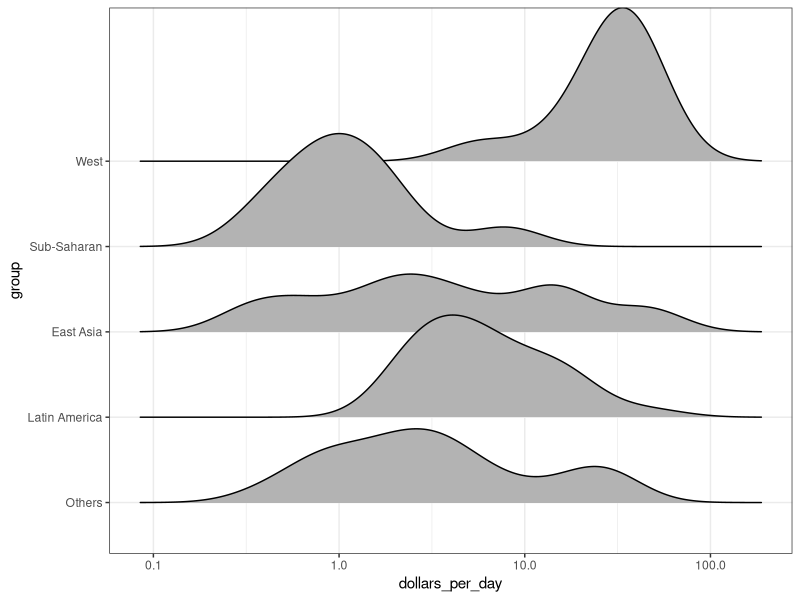
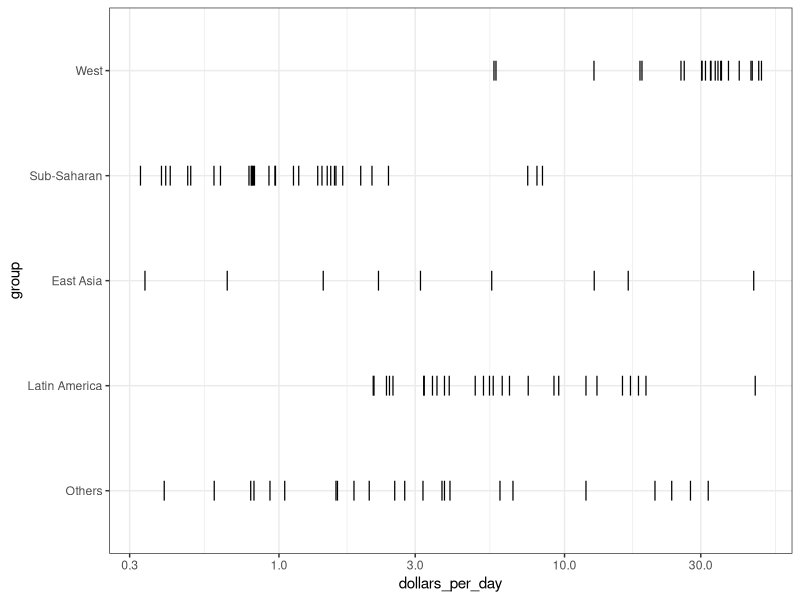
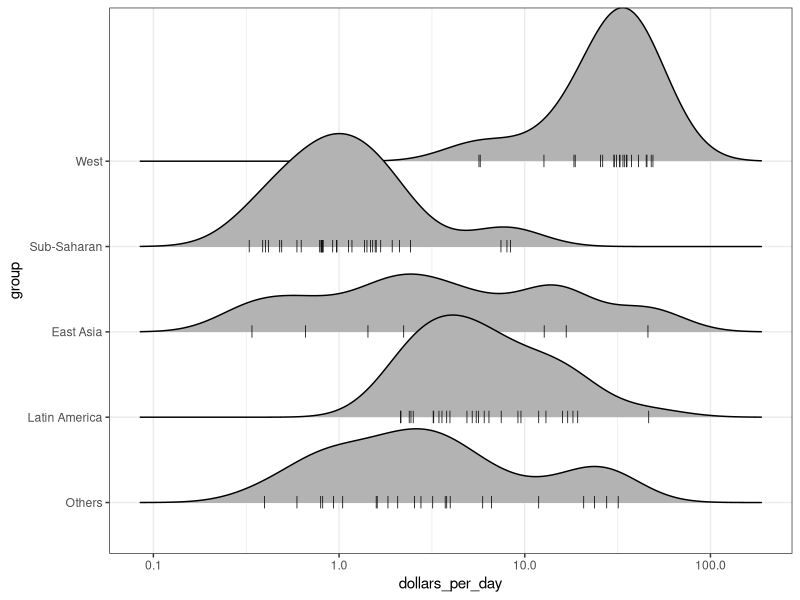
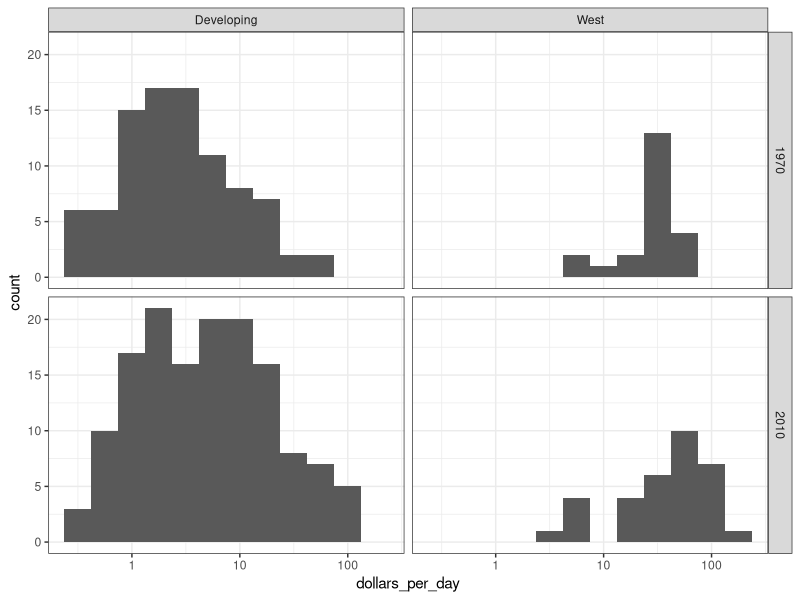
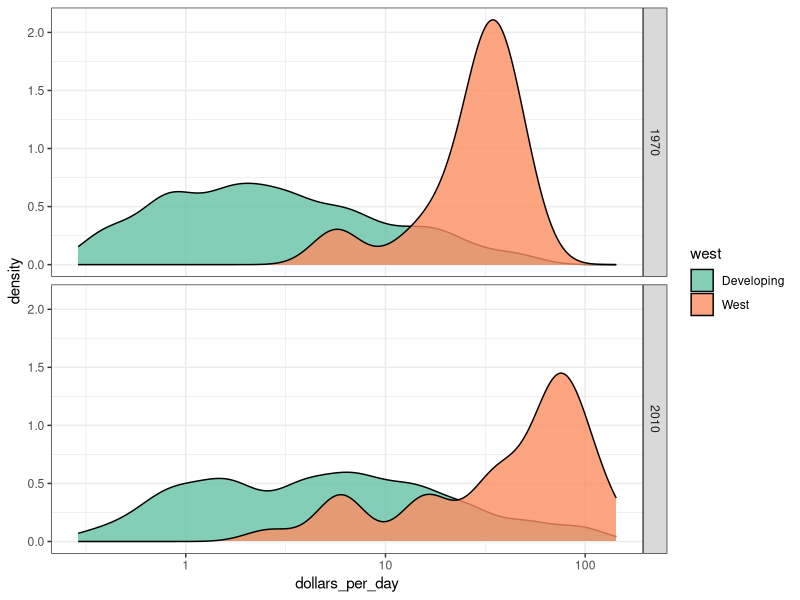
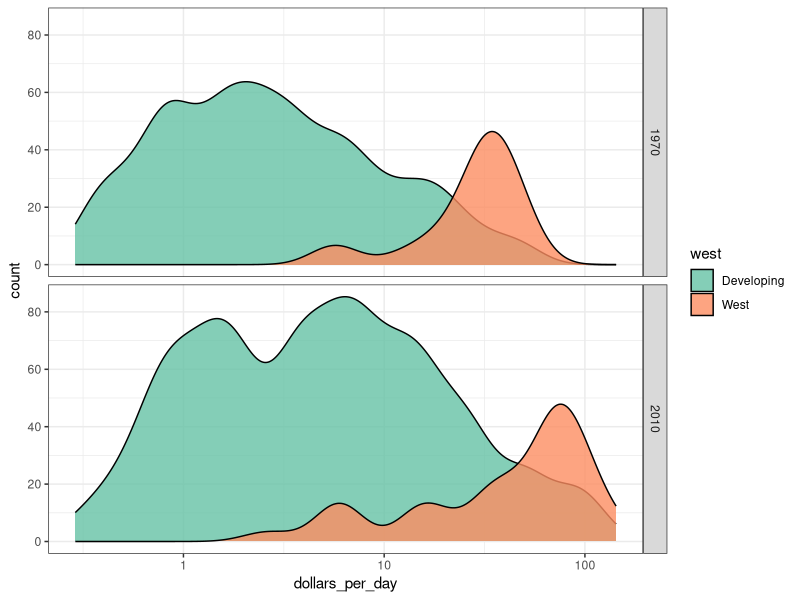
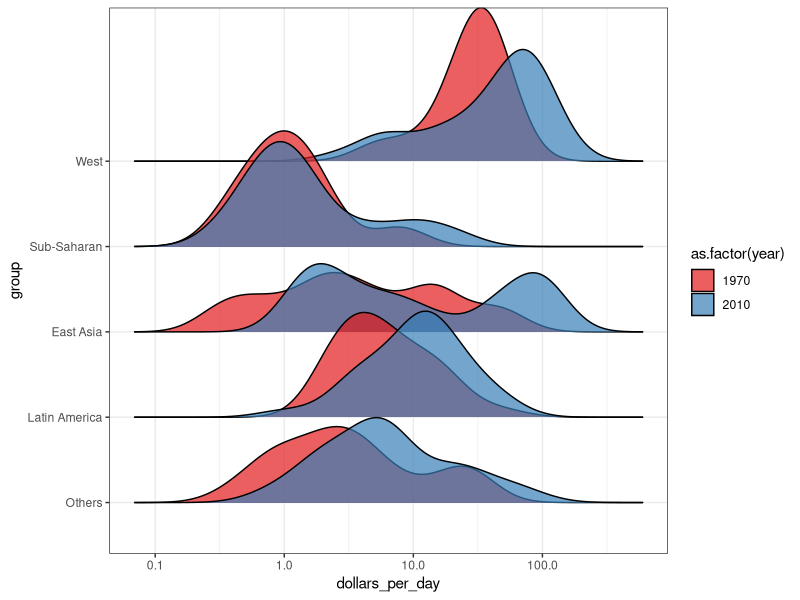
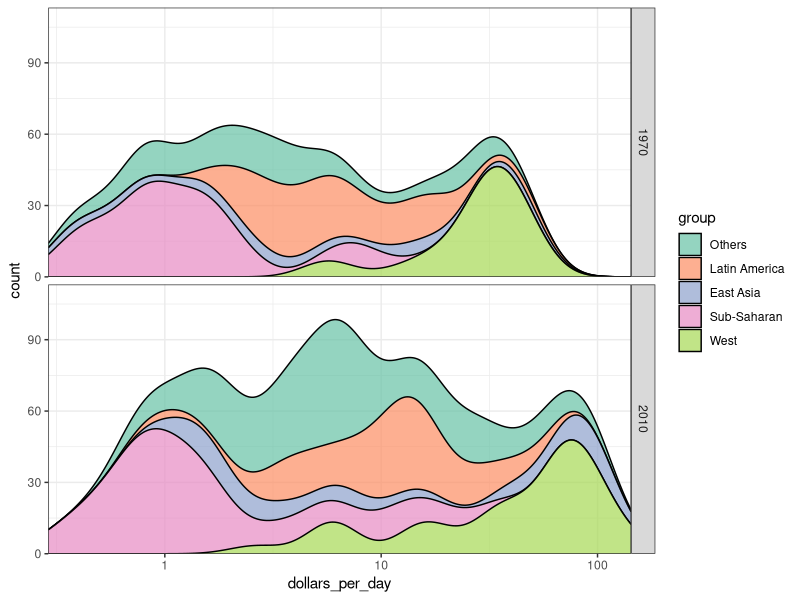

Recreate these plots in R, in order.
## ---- chunk 1
knitr::opts_chunk$set(cache = FALSE, message = FALSE, warning = FALSE, echo = TRUE)
## ---- chunk 2
library("dplyr")
library("dslabs")
library("ggplot2")
library("ggridges")
theme_set(theme_bw())
## ---- chunk 3
data(gapminder)
gapminder <- gapminder %>%
  mutate(
    dollars_per_day = (gdp / population) / 365,
    group = case_when(
      region %in% c("Western Europe", "Northern Europe","Southern Europe",  "Northern America",  "Australia and New Zealand") ~ "West",
      region %in% c("Eastern Asia", "South-Eastern Asia") ~ "East Asia",
      region %in% c("Caribbean", "Central America",  "South America") ~ "Latin America",
      continent == "Africa" &  region != "Northern Africa" ~ "Sub-Saharan", 
      TRUE ~ "Others"
    ),
    group = factor(group, levels = c("Others", "Latin America",  "East Asia", "Sub-Saharan", "West")),
    west = ifelse(group == "West", "West", "Developing")
  )
## ---- chunk 4
past_year <- 1970
gapminder_subset <- gapminder %>%
  filter(year == past_year, !is.na(dollars_per_day))

ggplot(gapminder_subset, aes(dollars_per_day, group)) +  
  geom_density_ridges() +
  scale_x_log10()
## ---- chunk 5
ggplot(gapminder_subset, aes(dollars_per_day, group)) +
  geom_point(shape = "|", size = 5) +
  scale_x_log10()
## ---- chunk 6
ggplot(gapminder_subset, aes(dollars_per_day, group)) +
  geom_density_ridges(
    jittered_points = TRUE, 
    position = position_points_jitter(height = 0),
    point_shape = '|', point_size = 3
  ) +
  scale_x_log10()
## ---- chunk 7
past_year <- 1970
present_year <- 2010
years <- c(past_year, present_year)

gapminder_subset <- gapminder %>%
  filter(year %in% years, !is.na(dollars_per_day))

ggplot(gapminder_subset, aes(dollars_per_day)) +
  geom_histogram(binwidth = 0.25) +
  scale_x_log10() +
  facet_grid(year ~ west)
## ---- chunk 8
ggplot(gapminder_subset, aes(dollars_per_day, fill = west)) +
  geom_density(alpha = 0.8, bw = 0.12) +
  scale_x_log10() +
  scale_fill_brewer(palette = "Set2") +
  facet_grid(year ~ .)
## ---- chunk 9
ggplot(gapminder_subset, aes(dollars_per_day, y = ..count.., fill = west)) +
  geom_density(alpha = 0.8, bw = 0.12) +
  scale_x_log10() +
  scale_fill_brewer(palette = "Set2") +
  facet_grid(year ~ .)
## ---- chunk 10
ggplot(gapminder_subset, aes(dollars_per_day, y = group, fill = as.factor(year))) +
  geom_density_ridges(alpha = 0.7) +
  scale_fill_brewer(palette = "Set1") +
  scale_x_log10()
## ---- chunk 11
ggplot(gapminder_subset, aes(dollars_per_day, fill = group, y = ..count..)) +
  geom_density(alpha = 0.7, bw = .12, position = "stack") +
  scale_fill_brewer(palette = "Set2") +
  scale_x_log10(expand = c(0, 0)) +
  scale_y_continuous(expand = c(0, 0, 0.15, 0)) +
  facet_grid(year ~ .)
